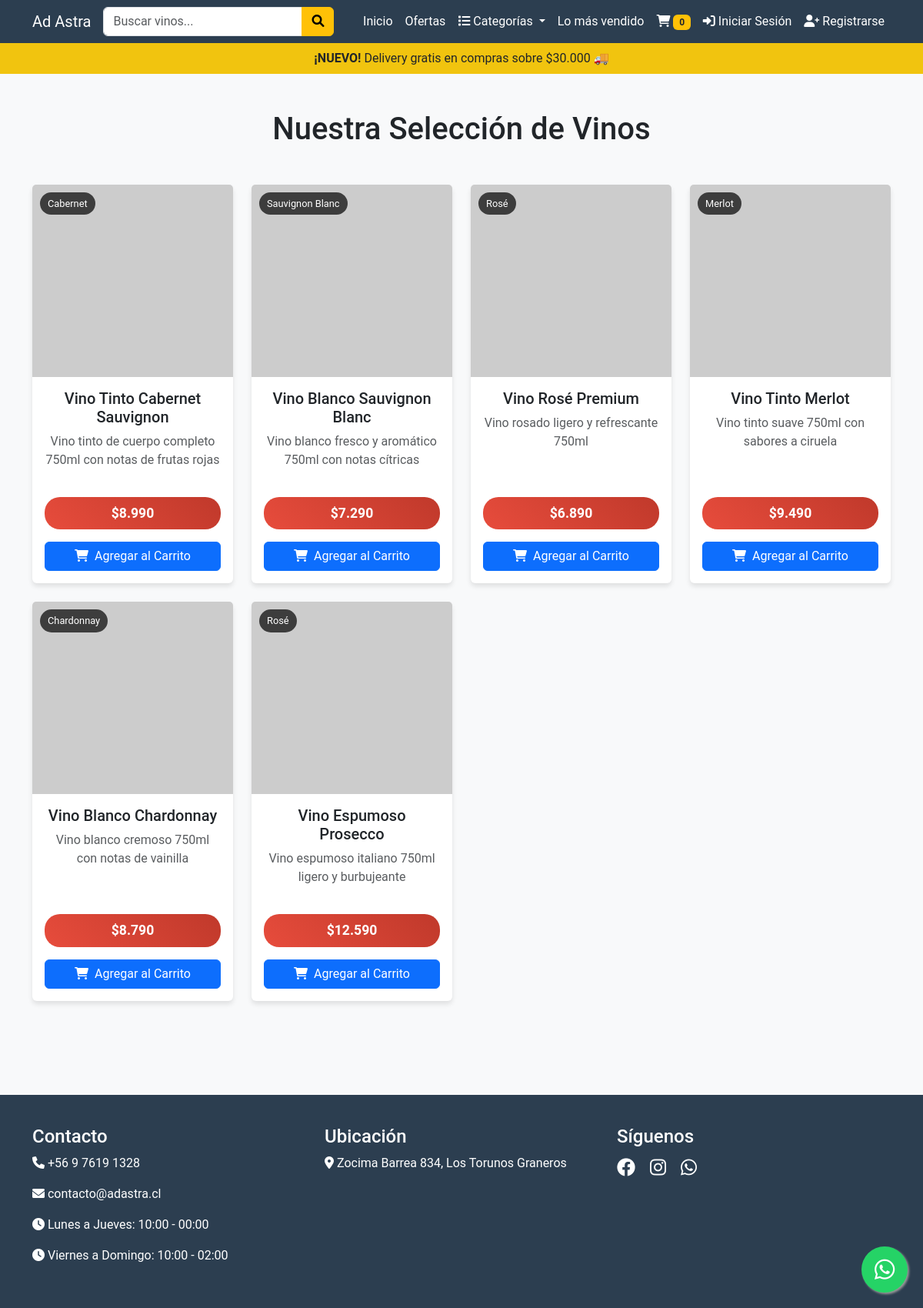
The page /vinos.php on the database its author committed.
### tables this page shows
CREATE TABLE `productos` (
  `id` int(11) NOT NULL,
  `nombre` varchar(255) NOT NULL,
  `descripcion` text DEFAULT NULL,
  `precio` decimal(10,2) NOT NULL,
  `categoria` varchar(100) NOT NULL,
  `imagen` varchar(255) DEFAULT NULL,
  `stock` int(11) DEFAULT 0,
  `created_at` timestamp NOT NULL DEFAULT current_timestamp()
);

### config/auth.php (called while the page is built, shortened)
<?php
$host = "localhost";
$user = "root";
$password = "";
$db = "botilleria";
$conn = new mysqli($host, $user, $password, $db);
class Auth {
    public function isLoggedIn() {
        return isset($_SESSION['user_id']);
    }
}
$auth = new Auth($conn);
?>

### vinos.php (the view, shortened to what this page needs)
<?php
require_once 'config/auth.php';
$host = "localhost";
$user = "root";
$password = "";
$db = "botilleria";
$conn = new mysqli($host, $user, $password, $db);
$busqueda = isset($_GET['buscar']) ? trim($_GET['buscar']) : '';
$sql = "SELECT * FROM productos WHERE categoria = 'vinos'";
$stmt = $conn->prepare($sql);
$stmt->execute();
$result = $stmt->get_result();
function obtenerImagenVino($nombre, $descripcion) {
    $texto_completo = strtolower($nombre . ' ' . $descripcion);
    if (strpos($texto_completo, 'cabernet') !== false || strpos($texto_completo, 'merlot') !== false) {
        return 'https://images.unsplash.com/photo-1506377247377-2a5b3b417ebb?w=400&h=400&fit=crop';
    } elseif (strpos($texto_completo, 'chardonnay') !== false || strpos($texto_completo, 'sauvignon blanc') !== false) {
        return 'https://images.unsplash.com/photo-1547595628-c61a29f496f0?w=400&h=400&fit=crop';
    } elseif (strpos($texto_completo, 'carmenere') !== false) {
        return 'https://images.unsplash.com/photo-1510812431401-41d2bd2722f3?w=400&h=400&fit=crop';
    } elseif (strpos($texto_completo, 'pinot') !== false) {
        return 'https://images.unsplash.com/photo-1474722883778-792e7990302f?w=400&h=400&fit=crop';
    } elseif (strpos($texto_completo, 'rosé') !== false || strpos($texto_completo, 'rose') !== false) {
        return 'https://images.unsplash.com/photo-1569529465841-dfecdab7503b?w=400&h=400&fit=crop';
    } elseif (strpos($texto_completo, 'espumante') !== false || strpos($texto_completo, 'champagne') !== false) {
        return 'https://images.unsplash.com/photo-1558618666-fcd25c85cd64?w=400&h=400&fit=crop';
    } else {
        return 'https://images.unsplash.com/photo-1506377247377-2a5b3b417ebb?w=400&h=400&fit=crop';
    }
}
function obtenerBadgeVino($nombre, $descripcion) {
    $texto_completo = strtolower($nombre . ' ' . $descripcion);
    if (strpos($texto_completo, 'cabernet') !== false) return 'Cabernet';
    if (strpos($texto_completo, 'merlot') !== false) return 'Merlot';
    if (strpos($texto_completo, 'chardonnay') !== false) return 'Chardonnay';
    if (strpos($texto_completo, 'sauvignon blanc') !== false) return 'Sauvignon Blanc';
    if (strpos($texto_completo, 'rosé') !== false || strpos($texto_completo, 'rose') !== false) return 'Rosé';
    return 'Vino';
}
?>
<!DOCTYPE html>
<html lang="es">
<head>
    <link href="https://cdn.jsdelivr.net/npm/bootstrap@5.3.3/dist/css/bootstrap.min.css" rel="stylesheet">
    <link rel="stylesheet" href="https://cdnjs.cloudflare.com/ajax/libs/font-awesome/6.0.0/css/all.min.css">
</head>
<body>
<nav class="navbar navbar-expand-lg navbar-dark">
    <div class="container">
        <a class="navbar-brand" href="index.php">Ad Astra</a>
        <div class="collapse navbar-collapse" id="navbarNav">
            <div class="d-flex align-items-center me-auto">
                <form class="d-flex me-3" method="GET" style="min-width: 300px;">
                    <div class="input-group">
                        <input type="text" name="buscar" class="form-control" placeholder="Buscar vinos..." value="<?php echo htmlspecialchars($busqueda); ?>">
                        <button class="btn btn-warning" type="submit">
                            <i class="fas fa-search"></i>
                        </button>
                    </div>
                </form>
            </div>
            <ul class="navbar-nav">
                <li class="nav-item">
                    <a class="nav-link" href="index.php">Inicio</a>
                </li>
                <li class="nav-item">
                    <a class="nav-link" href="index.php#ofertas">Ofertas</a>
                </li>
                <li class="nav-item dropdown">
                    <a class="nav-link dropdown-toggle" href="#" id="navbarDropdown" role="button" data-bs-toggle="dropdown" aria-expanded="false">
                        <i class="fas fa-list"></i> Categorías
                    </a>
                </li>
                <li class="nav-item">
                    <a class="nav-link" href="mas-vendidos.php">Lo más vendido</a>
                </li>
                <li class="nav-item">
                    <a class="nav-link" href="carrito.php">
                        <i class="fas fa-shopping-cart"></i>
                        <span class="badge bg-warning text-dark" id="cart-count">0</span>
                    </a>
                </li>
                <?php if ($auth->isLoggedIn()): ?>
                    <li class="nav-item dropdown">
                        <a class="nav-link dropdown-toggle" href="#" id="userDropdown" role="button" data-bs-toggle="dropdown" aria-expanded="false">
                            <i class="fas fa-user"></i> <?php echo htmlspecialchars($auth->getCurrentUser()['nombre']); ?>
                        </a>
                        <ul class="dropdown-menu">
                            <li><a class="dropdown-item" href="perfil.php"><i class="fas fa-user-circle"></i> Mi Perfil</a></li>
                            <li><a class="dropdown-item" href="perfil.php#pedidos"><i class="fas fa-shopping-bag"></i> Mis Pedidos</a></li>
                            <li><a class="dropdown-item" href="perfil.php#favoritos"><i class="fas fa-heart"></i> Favoritos</a></li>
                            <li><hr class="dropdown-divider"></li>
                            <li><a class="dropdown-item" href="logout.php"><i class="fas fa-sign-out-alt"></i> Cerrar Sesión</a></li>
                        </ul>
                    </li>
                <?php else: ?>
                    <li class="nav-item">
                        <a class="nav-link" href="login.php">
                            <i class="fas fa-sign-in-alt"></i> Iniciar Sesión
                        </a>
                    </li>
                    <li class="nav-item">
                        <a class="nav-link" href="login.php#registro">
                            <i class="fas fa-user-plus"></i> Registrarse
                        </a>
                    </li>
                <?php endif; ?>
            </ul>
        </div>
    </div>
</nav>
<div class="promo-banner text-center py-2" style="background-color: var(--accent-color);">
    <p class="mb-0"><strong>¡NUEVO!</strong> Delivery gratis en compras sobre $30.000 🚚</p>
</div>
<div class="container py-5">
    <h1 class="text-center mb-5">Nuestra Selección de Vinos</h1>
    <div class="row">
        <?php
        if ($result && $result->num_rows > 0) {
            while($producto = $result->fetch_assoc()) {
                $imagen_url = obtenerImagenVino($producto['nombre'], $producto['descripcion'] ?? '');
                $badge_tipo = obtenerBadgeVino($producto['nombre'], $producto['descripcion'] ?? '');
                ?>
                <div class="col-lg-3 col-md-4 col-sm-6 mb-4">
                    <div class="card product-card h-100 position-relative">
                        <div class="wine-badge"><?php echo $badge_tipo; ?></div>
                        <img src="<?php echo $imagen_url; ?>"
                             class="card-img-top"
                             alt="<?php echo htmlspecialchars($producto['nombre']); ?>"
                             loading="lazy"
                             onerror="this.src='https://via.placeholder.com/400x250?text=Vino+No+Disponible'">
                        <div class="card-body text-center d-flex flex-column">
                            <h5 class="card-title"><?php echo htmlspecialchars($producto['nombre']); ?></h5>
                            <p class="card-text text-muted flex-grow-1"><?php echo htmlspecialchars($producto['descripcion'] ?? 'Excelente vino de nuestra selección'); ?></p>
                            <div class="mt-auto">
                                <div class="price-badge mb-3">$<?php echo number_format($producto['precio'], 0, ',', '.'); ?></div>
                                <button class="btn btn-primary w-100 add-to-cart"
                                        data-id="<?php echo $producto['id']; ?>"
                                        data-nombre="<?php echo htmlspecialchars($producto['nombre']); ?>"
                                        data-precio="<?php echo $producto['precio']; ?>"
                                        data-imagen="<?php echo $imagen_url; ?>">
                                    <i class="fas fa-shopping-cart me-2"></i>Agregar al Carrito
                                </button>
                            </div>
                        </div>
                    </div>
                </div>
                <?php
            }
        }
        ?>
    </div>
</div>
<a href="https://wa.me/56976191328" class="whatsapp-float" target="_blank">
    <i class="fab fa-whatsapp"></i>
</a>
<footer class="footer" id="contacto">
    <div class="container">
        <div class="row">
            <div class="col-md-4">
                <h4>Contacto</h4>
                <p><i class="fas fa-phone"></i> +56 9 7619 1328</p>
                <p><i class="fas fa-envelope"></i> contacto@adastra.cl</p>
                <p><i class="fas fa-clock"></i> Lunes a Jueves: 10:00 - 00:00</p>
                <p><i class="fas fa-clock"></i> Viernes a Domingo: 10:00 - 02:00</p>
            </div>
            <div class="col-md-4">
                <h4>Ubicación</h4>
                <p><i class="fas fa-map-marker-alt"></i> Zocima Barrea 834, Los Torunos Graneros</p>
            </div>
            <div class="col-md-4">
                <h4>Síguenos</h4>
                <div class="social-icons">
                    <a href="#"><i class="fab fa-facebook"></i></a>
                    <a href="#"><i class="fab fa-instagram"></i></a>
                    <a href="#"><i class="fab fa-whatsapp"></i></a>
                </div>
            </div>
        </div>
    </div>
</footer>
</body>
</html>

### vinos.php (style rules this page uses)
:root { --primary-color: #2C3E50; --secondary-color: #E74C3C; --accent-color: #F1C40F; }
body { font-family: 'Roboto', sans-serif; background-color: #f8f9fa; }
.navbar { background-color: var(--primary-color); }
.navbar-brand, .nav-link { color: white !important; }
.product-card { border: none; transition: all 0.3s ease; box-shadow: 0 4px 6px rgba(0,0,0,0.1); margin-bottom: 20px; height: 100%; }
.card-img-top { height: 250px; object-fit: cover; background-color: #f8f9fa; transition: transform 0.3s ease; }
.price-badge { background: linear-gradient(45deg, var(--secondary-color), #c0392b); color: white; padding: 8px 15px; border-radius: 20px; font-weight: bold; font-size: 1.1em; }
.wine-badge { position: absolute; top: 10px; left: 10px; background: rgba(0,0,0,0.7); color: white; padding: 5px 10px; border-radius: 15px; font-size: 0.8em; z-index: 2; }
.whatsapp-float { position: fixed; bottom: 20px; right: 20px; background-color: #25D366; color: white; width: 60px; height: 60px; border-radius: 50%; text-align: center; font-size: 30px; box-shadow: 2px 2px 3px #999; z-index: 100; display: flex; align-items: center; justify-content: center; text-decoration: none; }
.footer { background-color: var(--primary-color); color: white; padding: 40px 0; margin-top: 50px; }
.social-icons a { color: white; font-size: 1.5em; margin-right: 15px; transition: color 0.3s; }

### rows shown on the page
productos: badge_tipo "Cabernet", nombre "Vino Tinto Cabernet Sauvignon", descripcion "Vino tinto de cuerpo completo 750ml con notas de frutas rojas", precio "8.990"
productos: badge_tipo "Sauvignon Blanc", nombre "Vino Blanco Sauvignon Blanc", descripcion "Vino blanco fresco y aromático 750ml con notas cítricas", precio "7.290"
productos: badge_tipo "Rosé", nombre "Vino Rosé Premium", descripcion "Vino rosado ligero y refrescante 750ml", precio "6.890"
productos: badge_tipo "Merlot", nombre "Vino Tinto Merlot", descripcion "Vino tinto suave 750ml con sabores a ciruela", precio "9.490"
productos: badge_tipo "Chardonnay", nombre "Vino Blanco Chardonnay", descripcion "Vino blanco cremoso 750ml con notas de vainilla", precio "8.790"
productos: badge_tipo "Rosé", nombre "Vino Espumoso Prosecco", descripcion "Vino espumoso italiano 750ml ligero y burbujeante", precio "12.590"
